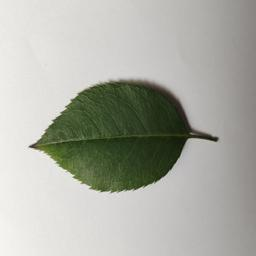
#> input picture sample_test/Archive_0_0.jpg, 256 x 256 px
$ python -i train_simple_improved.py   (imports and definitions only)
#> lines starting #> are read from the running program, lines starting #| are printed output that depends on the picture; after the words box and inside, x2 and y2 are one past the last pixel; in counts of white or black regions, pixels touching at a corner belong together
#!/usr/bin/env python3
"""
Simple Improved Plant Disease Model - Higher Accuracy
"""

import os
import json
import numpy as np
from PIL import Image
from sklearn.ensemble import RandomForestClassifier, GradientBoostingClassifier, VotingClassifier
from sklearn.model_selection import train_test_split
from sklearn.metrics import accuracy_score, classification_report
from sklearn.preprocessing import StandardScaler
import joblib
import random

# Configuration
IMG_SIZE = 128
SAMPLES_PER_CLASS = 500
OUTPUT_DIR = "improved_model_output"

class SimpleImprovedTrainer:
    def __init__(self):
        self.output_dir = OUTPUT_DIR
        os.makedirs(self.output_dir, exist_ok=True)
        self.scaler = StandardScaler()

    def extract_enhanced_features(self, image_path):
        """Extract enhanced features without complex dependencies"""
#> called with image_path = 'sample_test/Archive_0_0.jpg'
        try:
            img = Image.open(image_path).convert('RGB')
#> img is the input picture: PIL image 256x256 RGB; mean R, G, B 172.3, 174.1, 165.4
            img = img.resize((IMG_SIZE, IMG_SIZE))
#> img: PIL image 128x128 RGB
            img_array = np.array(img)

            features = []

            # 1. Enhanced color histograms
            for channel in range(3):
                ch = img_array[:,:,channel]
                # More detailed histogram
                hist, _ = np.histogram(ch, bins=64, range=(0, 256))
                hist = hist / np.sum(hist)
                features.extend(hist)

                # Statistical features
                features.extend([
                    np.mean(ch), np.std(ch), np.var(ch),
                    np.median(ch), np.min(ch), np.max(ch),
                    np.percentile(ch, 25), np.percentile(ch, 75)
                ])
#> this loop made 3 passes
#> pass 3, in extract_enhanced_features, `ch = img_array[:,:,channel]`:
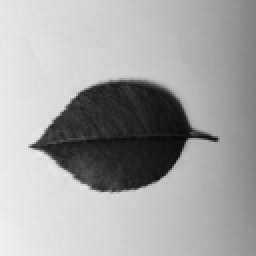
#> ch: shape (128, 128) (shown 2 times larger); min 6, max 240, mean 165.4
#> after the loop, features = 216 values, max 4421.3 at index 210, min 0 at index 0, mean 68.07

            # 2. Color space conversions
            # HSV approximation
            r, g, b = img_array[:,:,0]/255.0, img_array[:,:,1]/255.0, img_array[:,:,2]/255.0
            max_rgb = np.maximum(np.maximum(r, g), b)
            min_rgb = np.minimum(np.minimum(r, g), b)
            diff = max_rgb - min_rgb

            # Value (brightness)
            v = max_rgb
            # Saturation
            s = np.where(max_rgb != 0, diff / max_rgb, 0)
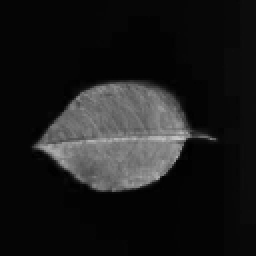
#> s: shape (128, 128) float64 (shown 2 times larger); min 0, max 0.793, mean 0.106

            features.extend([np.mean(v), np.std(v), np.mean(s), np.std(s)])

            # 3. Disease-specific features
            # Green ratio (healthy vegetation indicator)
            green_ratio = np.mean(img_array[:,:,1]) / (np.mean(img_array) + 1e-6)
#> green_ratio = 1.02

            # Brown/yellow disease indicators
            brown_mask = ((img_array[:,:,0] > 100) & (img_array[:,:,1] > 50) &
                         (img_array[:,:,1] < 150) & (img_array[:,:,2] < 100))
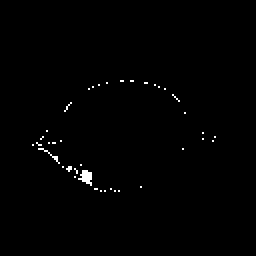
#> brown_mask: shape (128, 128) bool (shown 2 times larger); 0.65% white in thin lines or dots, all inside (x1, y1, x2, y2) = (16, 40, 108, 96)
            yellow_mask = ((img_array[:,:,0] > 150) & (img_array[:,:,1] > 150) &
                          (img_array[:,:,2] < 100))
#> yellow_mask: shape (128, 128) bool; every value is 0

            brown_ratio = np.sum(brown_mask) / (IMG_SIZE * IMG_SIZE)
#> brown_ratio = 0.00653
            yellow_ratio = np.sum(yellow_mask) / (IMG_SIZE * IMG_SIZE)
#> yellow_ratio = 0

            features.extend([green_ratio, brown_ratio, yellow_ratio])

            # 4. Texture approximation using gradients
            gray = np.mean(img_array, axis=2)
            grad_x = np.abs(np.diff(gray, axis=1))
            grad_y = np.abs(np.diff(gray, axis=0))

            features.extend([
                np.mean(grad_x), np.std(grad_x),
                np.mean(grad_y), np.std(grad_y)
            ])

            # 5. Spatial distribution
            h, w = IMG_SIZE, IMG_SIZE
            q1 = img_array[:h//2, :w//2]
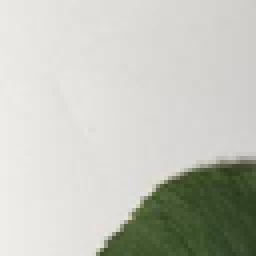
#> q1: shape (64, 64, 3) (shown 4 times larger); mean R, G, B 196.3, 198.1, 189.4
            q2 = img_array[:h//2, w//2:]
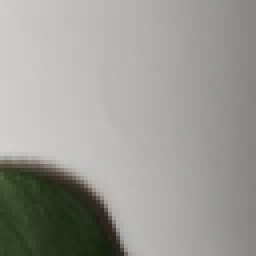
#> q2: shape (64, 64, 3) (shown 4 times larger); mean R, G, B 155.9, 155.8, 150
            q3 = img_array[h//2:, :w//2]
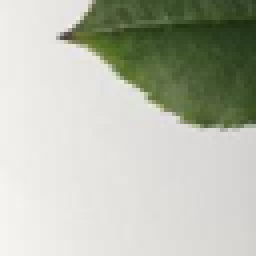
#> q3: shape (64, 64, 3) (shown 4 times larger); mean R, G, B 185, 189.1, 175.6
            q4 = img_array[h//2:, w//2:]
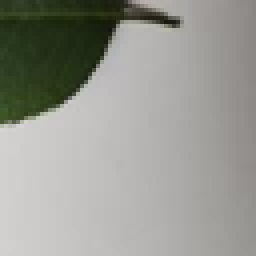
#> q4: shape (64, 64, 3) (shown 4 times larger); mean R, G, B 152.2, 153.3, 146.4

            quad_means = [np.mean(q1), np.mean(q2), np.mean(q3), np.mean(q4)]
#> quad_means = [194.6, 153.9, 183.3, 150.6]
            features.extend([np.std(quad_means), np.var(quad_means)])

            return np.array(features)

        except Exception as e:
            print(f"Error processing {image_path}: {e}")
            return None

    # [240 lines left out: functions prepare_dataset, create_sample_data, train_ensemble_model, save_model, create_prediction_script, main, not called in this run]

# [2 lines not run here, left out]

>>> result = SimpleImprovedTrainer().extract_enhanced_features('sample_test/Archive_0_0.jpg')
#> result = 229 values, max 4421.3 at index 210, min 0 at index 0, mean 65.94

$ run again, on sample_test/Archive_0_100616.jpg
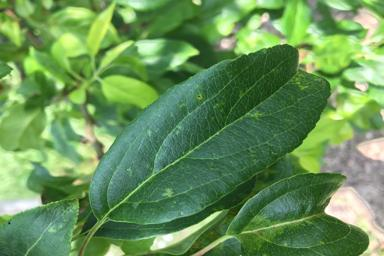
#> input picture sample_test/Archive_0_100616.jpg, 384 x 256 px
#> in extract_enhanced_features, img is the input picture: PIL image 384x256 RGB; mean R, G, B 103.7, 146.6, 87.9
#> img: PIL image 128x128 RGB
#> after the loop in extract_enhanced_features, `for channel in range(3):`: features = 216 values, max 3040.4 at index 66, min 0 at index 0, mean 47.33
#> green_ratio = 1.3
#> in extract_enhanced_features, `brown_mask = ((img_array[:,:,0] > 100) & (img_array[:,:,1] > 50) & (im..`:
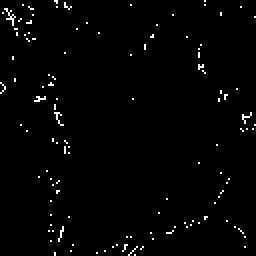
#> brown_mask: shape (128, 128) bool (shown 2 times larger); 1.5% white in thin lines or dots
#> yellow_mask: shape (128, 128) bool; 3.1% white in thin lines or dots, all inside (x1, y1, x2, y2) = (1, 3, 128, 86)
#> brown_ratio = 0.0149
#> yellow_ratio = 0.0306
#> in extract_enhanced_features, `q4 = img_array[h//2:, w//2:]`:
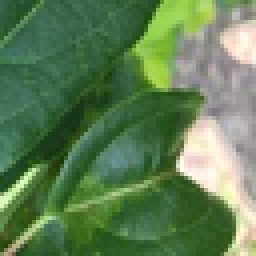
#> q4: shape (64, 64, 3) (shown 4 times larger); mean R, G, B 95.1, 126.8, 84.4
#> quad_means = [116.6, 114.7, 117.5, 102.1]
#> result = 229 values, max 3040.4 at index 66, min 0 at index 0, mean 45.08

$ run again, on sample_test/Archive_0_102346.jpg
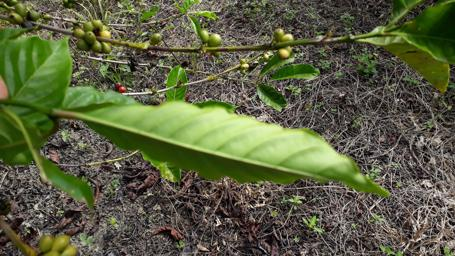
#> input picture sample_test/Archive_0_102346.jpg, 455 x 256 px
#> in extract_enhanced_features, img is the input picture: PIL image 455x256 RGB; mean R, G, B 91, 95.9, 65.9
#> img: PIL image 128x128 RGB
#> after the loop in extract_enhanced_features, `for channel in range(3):`: features = 216 values, max 2047.4 at index 138, min 0 at index 58, mean 31.76
#> green_ratio = 1.14
#> in extract_enhanced_features, `brown_mask = ((img_array[:,:,0] > 100) & (img_array[:,:,1] > 50) & (im..`:
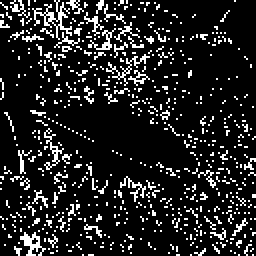
#> brown_mask: shape (128, 128) bool (shown 2 times larger); 13.7% white in thin lines or dots
#> yellow_mask: shape (128, 128) bool; 0.62% white in thin lines or dots, all inside (x1, y1, x2, y2) = (5, 2, 101, 127)
#> brown_ratio = 0.137
#> yellow_ratio = 0.00616
#> in extract_enhanced_features, `q4 = img_array[h//2:, w//2:]`:
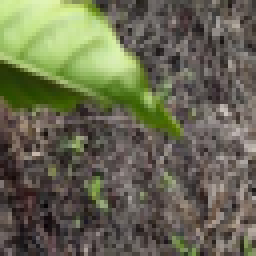
#> q4: shape (64, 64, 3) (shown 4 times larger); mean R, G, B 103.4, 103.8, 81.4
#> quad_means = [93.83, 71.01, 76.04, 96.2]
#> result = 229 values, max 2047.4 at index 138, min 0 at index 58, mean 30.83

$ run again, on sample_test/Archive_0_104794.jpg
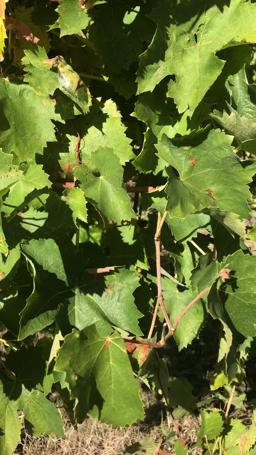
#> input picture sample_test/Archive_0_104794.jpg, 256 x 455 px
#> in extract_enhanced_features, img is the input picture: PIL image 256x455 RGB; mean R, G, B 101.9, 113.8, 49.8
#> img: PIL image 128x128 RGB
#> after the loop in extract_enhanced_features, `for channel in range(3):`: features = 216 values, max 4204.7 at index 138, min 0 at index 0, mean 53.61
#> green_ratio = 1.29
#> brown_mask: shape (128, 128) bool; 13.4% white in thin lines or dots
#> yellow_mask: shape (128, 128) bool; 11.9% white in thin lines or dots
#> brown_ratio = 0.134
#> yellow_ratio = 0.119
#> in extract_enhanced_features, `q4 = img_array[h//2:, w//2:]`:
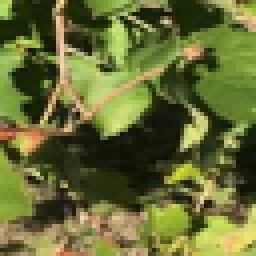
#> q4: shape (64, 64, 3) (shown 4 times larger); mean R, G, B 102.9, 108.3, 52.9
#> quad_means = [87.92, 94.62, 83.44, 88.02]
#> result = 229 values, max 4204.7 at index 138, min 0 at index 0, mean 51.01
